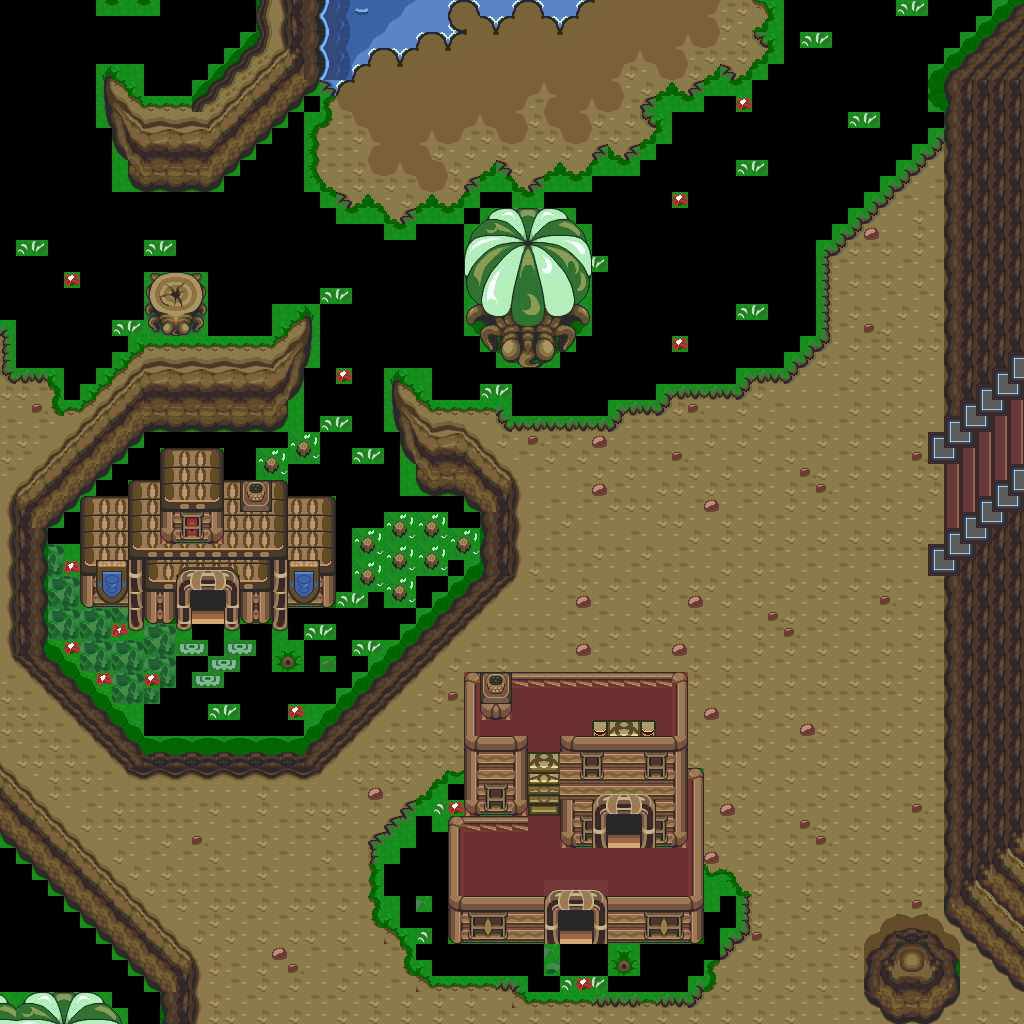

Tiled map render using the project's own tile images. Description and the map definition, with tile-layer contents summarised, below:
An orthogonal 64x64 tile map with 16x16 px tiles, 1 tile layer (base), 2 hidden layers not drawn and 17 objects.

<map version="1.10" tiledversion="1.12.1" orientation="orthogonal" renderorder="right-down" width="64" height="64" tilewidth="16" tileheight="16" infinite="0" nextlayerid="4" nextobjectid="18">
 <tileset firstgid="1" source="../classiciphone_pics4.tsx" />
 <layer id="1" name="base" width="64" height="64">
  <data>[4096 cells, 3101 non-empty, 375 distinct tile ids]</data>
 </layer>
 <layer id="2" name="collision" width="64" height="64" visible="0">
  <properties><property name="collision" value="true" /></properties>
  <data>[4096 cells, 1030 non-empty, 1 distinct tile ids]</data>
 </layer>
 <layer id="3" name="water" width="64" height="64" visible="0">
  <properties><property name="terrain" value="water" /></properties>
  <data>[4096 cells, 31 non-empty, 1 distinct tile ids]</data>
 </layer>
 <objectgroup id="4" name="npcs">
  <object id="1" x="272.0" y="640.0" width="16" height="16">
   <properties>
    <property name="script" type="string">-- Auto-converted from GraalScript
-- join("sign_liftable");
-- [CLIENT-SIDE — server no-op]
-- if (created) setstring this.text,
-- SNC Guild House#b;</property>
   </properties>
  </object>
  <object id="2" x="192.0" y="592.0" width="16" height="16">
   <properties>
    <property name="gani" value="door.png" />
    <property name="script" type="string">-- Auto-converted from GraalScript
-- // NPC made by Mighty
-- if (created) {
-- setimg door.png;
-- setshape 1,32,32;
end
-- [CLIENT-SIDE — server no-op]
-- if (playertouchsme) {
-- hide;
-- sleep 3;
-- show;
-- }</property>
   </properties>
  </object>
  <object id="3" x="352.0" y="528.0" width="16" height="16">
   <properties>
    <property name="script" type="string">-- Auto-converted from GraalScript
joinResource("bush")</property>
   </properties>
  </object>
  <object id="4" x="352.0" y="560.0" width="16" height="16">
   <properties>
    <property name="script" type="string">-- Auto-converted from GraalScript
joinResource("bush")</property>
   </properties>
  </object>
  <object id="5" x="384.0" y="512.0" width="16" height="16">
   <properties>
    <property name="script" type="string">-- Auto-converted from GraalScript
joinResource("bush")</property>
   </properties>
  </object>
  <object id="6" x="384.0" y="544.0" width="16" height="16">
   <properties>
    <property name="script" type="string">-- Auto-converted from GraalScript
joinResource("bush")</property>
   </properties>
  </object>
  <object id="7" x="384.0" y="576.0" width="16" height="16">
   <properties>
    <property name="script" type="string">-- Auto-converted from GraalScript
joinResource("bush")</property>
   </properties>
  </object>
  <object id="8" x="416.0" y="512.0" width="16" height="16">
   <properties>
    <property name="script" type="string">-- Auto-converted from GraalScript
joinResource("bush")</property>
   </properties>
  </object>
  <object id="9" x="416.0" y="544.0" width="16" height="16">
   <properties>
    <property name="script" type="string">-- Auto-converted from GraalScript
joinResource("bush")</property>
   </properties>
  </object>
  <object id="10" x="448.0" y="528.0" width="16" height="16">
   <properties>
    <property name="script" type="string">-- Auto-converted from GraalScript
joinResource("bush")</property>
   </properties>
  </object>
  <object id="11" x="288.0" y="432.0" width="16" height="16">
   <properties>
    <property name="script" type="string">-- Auto-converted from GraalScript
joinResource("bush")</property>
   </properties>
  </object>
  <object id="12" x="256.0" y="448.0" width="16" height="16">
   <properties>
    <property name="script" type="string">-- Auto-converted from GraalScript
joinResource("bush")</property>
   </properties>
  </object>
  <object id="13" x="288.0" y="560.0" width="16" height="16">
   <properties>
    <property name="gani" value="sncoutsidesign.png" />
    <property name="script" type="string">-- Auto-converted from GraalScript
-- [CLIENT-SIDE — server no-op]
-- drawunderplayer;
-- if (created) {
-- }</property>
   </properties>
  </object>
  <object id="14" x="96.0" y="560.0" width="16" height="16">
   <properties>
    <property name="gani" value="sncoutsidesign2.png" />
    <property name="script" type="string">-- Auto-converted from GraalScript
-- [CLIENT-SIDE — server no-op]
-- drawunderplayer;
-- if (created) {
-- }</property>
   </properties>
  </object>
  <object id="15" x="560.0" y="912.0" width="16" height="16">
   <properties>
    <property name="gani" value="door.png" />
    <property name="script" type="string">-- Auto-converted from GraalScript
-- join("door");</property>
   </properties>
  </object>
  <object id="16" x="608.0" y="816.0" width="16" height="16">
   <properties>
    <property name="gani" value="door.png" />
    <property name="script" type="string">-- Auto-converted from GraalScript
-- join("door");</property>
   </properties>
  </object>
  <object id="17" x="608.0" y="944.0" width="16" height="16">
   <properties>
    <property name="script" type="string">-- Auto-converted from GraalScript
-- join("sign_liftable");
-- [CLIENT-SIDE — server no-op]
-- if (created) setstring this.text,
-- Tatsi's House;</property>
   </properties>
  </object>
 </objectgroup>
</map>
